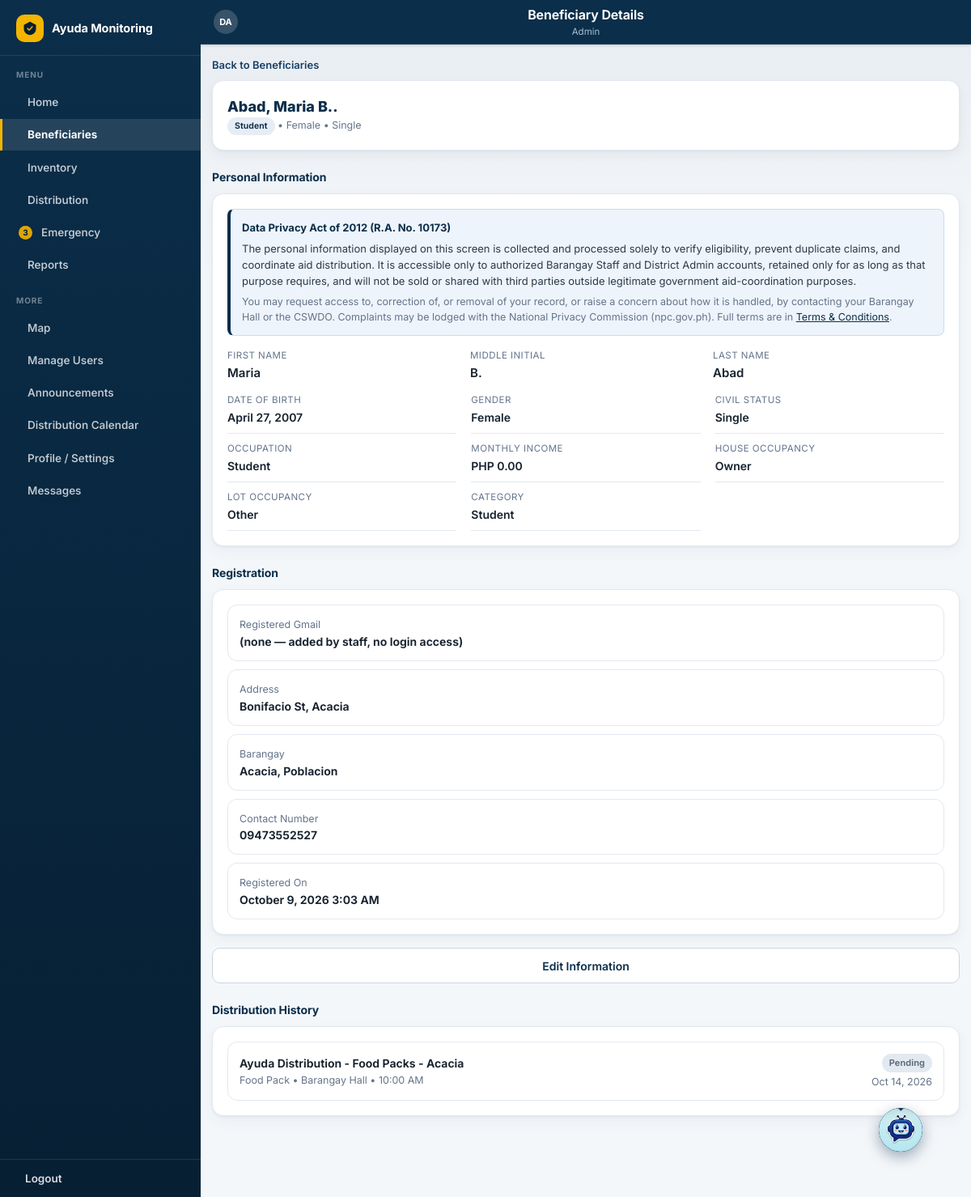
Page /beneficiary_detail.php?id=4363 (signed in) on the committed database.
### tables this page shows
CREATE TABLE `beneficiaries` (
  `id` int(11) NOT NULL AUTO_INCREMENT,
  `beneficiary_code` varchar(100) DEFAULT NULL,
  `full_name` varchar(150) NOT NULL,
  `first_name` varchar(100) DEFAULT NULL,
  `middle_initial` varchar(10) DEFAULT NULL,
  `last_name` varchar(100) DEFAULT NULL,
  `gender` enum('Female','Male','Prefer not to say') DEFAULT NULL,
  `civil_status` enum('Single','Married','Widowed','Separated/Annulled') DEFAULT NULL,
  `occupation` varchar(120) DEFAULT NULL,
  `daily_income` decimal(12,2) DEFAULT NULL,
  `monthly_income` decimal(12,2) DEFAULT NULL,
  `house_occupancy` enum('Owner','Renter','Sharer','Other') DEFAULT NULL,
  `lot_occupancy` enum('Owner','Renter','Sharer','Other') DEFAULT NULL,
  `date_of_birth` date DEFAULT NULL,
  `address` varchar(255) NOT NULL,
  `district_id` int(11) NOT NULL,
  `barangay_id` int(11) NOT NULL,
  `category` enum('Senior Citizen','Solo Parent','PWD','Indigent','Student') NOT NULL,
  `contact_number` varchar(20) DEFAULT NULL,
  `status` enum('pending','approved','rejected','returned') NOT NULL DEFAULT 'pending',
  `verification_step` enum('submitted','barangay','cswdo','approved') DEFAULT 'submitted',
  `is_duplicate` tinyint(1) NOT NULL DEFAULT 0,
  `password_hash` varchar(255) DEFAULT NULL,
  `approved_by` int(11) DEFAULT NULL,
  `approved_at` datetime DEFAULT NULL,
  `rejected_at` datetime DEFAULT NULL,
  `rejected_reason` varchar(255) DEFAULT NULL,
  `return_reason` varchar(255) DEFAULT NULL,
  `last_seen_updates_at` datetime DEFAULT NULL,
  `created_at` datetime DEFAULT current_timestamp(),
  `reset_token` varchar(64) DEFAULT NULL,
  `reset_expires` datetime DEFAULT NULL,
  PRIMARY KEY (`id`),
  UNIQUE KEY `beneficiary_code` (`beneficiary_code`),
  KEY `district_id` (`district_id`),
  KEY `barangay_id` (`barangay_id`),
  KEY `approved_by` (`approved_by`),
  CONSTRAINT `beneficiaries_ibfk_1` FOREIGN KEY (`district_id`) REFERENCES `districts` (`id`),
  CONSTRAINT `beneficiaries_ibfk_2` FOREIGN KEY (`barangay_id`) REFERENCES `barangays` (`id`),
  CONSTRAINT `beneficiaries_ibfk_3` FOREIGN KEY (`approved_by`) REFERENCES `users` (`id`) ON DELETE SET NULL
);

CREATE TABLE `barangays` (
  `id` int(11) NOT NULL AUTO_INCREMENT,
  `district_id` int(11) NOT NULL,
  `name` varchar(100) NOT NULL,
  `latitude` decimal(10,7) DEFAULT NULL,
  `longitude` decimal(10,7) DEFAULT NULL,
  PRIMARY KEY (`id`),
  KEY `district_id` (`district_id`),
  CONSTRAINT `barangays_ibfk_1` FOREIGN KEY (`district_id`) REFERENCES `districts` (`id`) ON DELETE CASCADE
);

CREATE TABLE `districts` (
  `id` int(11) NOT NULL AUTO_INCREMENT,
  `name` varchar(100) NOT NULL,
  PRIMARY KEY (`id`),
  UNIQUE KEY `name` (`name`)
);

### beneficiary_detail.php (the view, shortened to what this page needs)
<?php
require_once __DIR__ . '/includes/functions.php';
$id = (int)($_GET['id'] ?? 0);
$stmt = $pdo->prepare("
    SELECT b.*, br.name AS barangay_name, d.name AS district_name,
           u.full_name AS approved_by_name, u.role AS approved_by_role
    FROM beneficiaries b
    JOIN barangays br ON br.id = b.barangay_id
    JOIN districts d ON d.id = b.district_id
    LEFT JOIN users u ON u.id = b.approved_by
    WHERE b.id = ?
");
$stmt->execute([$id]);
$ben = $stmt->fetch();
$benCats = beneficiaryCategories($pdo, (int)$ben['id']);
$aidLabels = [
    'cash' => 'Cash Assistance', 'food_pack' => 'Food Pack',
    'relief_goods' => 'Relief Goods', 'hygiene' => 'Relief Goods',
    'sponsored' => 'Sponsored', 'other' => 'Other Aid',
];
$relLabels = [
    'pending' => ['Pending', 'badge', 'background:#e3e9f0;color:#5f6b7a;'],
    'released' => ['Released', 'badge badge-success', ''],
    'not_released' => ['Not released', 'badge badge-red', ''],
];
$history = [];
$schedStmt = $pdo->prepare("
    SELECT s.schedule_date, s.schedule_time, s.title, s.aid_type, s.venue, s.created_at,
           m.release_status, m.release_note, m.release_at,
           u.full_name AS released_by_name
    FROM distribution_schedule_members m
    JOIN distribution_schedules s ON s.id = m.schedule_id
    LEFT JOIN users u ON u.id = m.release_by
    WHERE m.beneficiary_id = ?
    ORDER BY COALESCE(s.schedule_date, DATE(s.created_at)) DESC
");
$schedStmt->execute([$id]);
foreach ($schedStmt->fetchAll() as $r) {
    $lbl = $aidLabels[$r['aid_type']] ?? (string)($r['aid_type'] ?: 'Aid Distribution');
    $history[] = [
        'date'    => $r['schedule_date'] ?: date('Y-m-d', strtotime($r['created_at'])),
        'title'   => e($r['title']),
        'detail'  => $lbl . ($r['venue'] ? ' &bull; ' . e($r['venue']) : '') . ($r['schedule_time'] ? ' &bull; ' . e(formatTime12($r['schedule_time'])) : ''),
        'status'  => $r['release_status'] ?: 'pending',
        'note'    => (string)$r['release_note'],
        'when'    => $r['release_at'],
        'who'     => (string)$r['released_by_name'],
    ];
}
usort($history, fn ($a, $b) => strcmp($b['date'], $a['date']));
?>
<!DOCTYPE html>
<html lang="en">
<head>
<link rel="stylesheet" href="assets/css/style.css?v=20261019b">
</head>
<body>
<div class="app-shell wide">
    <?php include __DIR__ . '/includes/app_header.php'; ?>
    <div class="content">
        <a href="beneficiaries.php" class="btn-link">Back to Beneficiaries</a>
        <div class="card mt-2">
            <div class="d-flex justify-between align-center flex-wrap gap-2">
                <div>
                    <div style="font-weight:800;font-size:18px;color:var(--navy);">
<?= e(displayName($ben['first_name'] ?? '', $ben['middle_initial'] ?? '', $ben['last_name'] ?? '') ?: formatName($ben['full_name'])) ?>
                    </div>
                    <div class="small text-muted"><?php foreach ($benCats as $bc): ?><span class="badge badge-navy" style="font-size:10.5px;"><?= e($bc) ?></span> <?php endforeach; ?><?php if (!empty($ben['gender'])): ?> &bull; <?= e($ben['gender']) ?><?php endif; ?><?php if (!empty($ben['civil_status'])): ?> &bull; <?= e($ben['civil_status']) ?><?php endif; ?></div>
                </div>
            </div>
        </div>
        <div class="section-title">Personal Information</div>
        <div class="card">
            <?= dataPrivacyNotice() ?>
            <div class="pf-name-row" style="margin-bottom:4px;">
                <?php foreach (['First Name' => $ben['first_name'] ?? '', 'Middle Initial' => $ben['middle_initial'] ?? '', 'Last Name' => $ben['last_name'] ?? ''] as $k => $v): ?>
                <div class="pf-field">
                    <div class="pf-k"><?= e($k) ?></div>
                    <div class="pf-v<?= trim((string)$v) === '' ? ' is-empty' : '' ?>"><?= trim((string)$v) !== '' ? e($v) : '&mdash;' ?></div>
                </div>
                <?php endforeach; ?>
            </div>
            <div class="pf-grid">
                <?php
                $dob = !empty($ben['date_of_birth']) ? date('F j, Y', strtotime($ben['date_of_birth'])) : '';
                $monthly = $ben['monthly_income'] ?? null;
                $profileFields = [
                    'Date of Birth'   => $dob,
                    'Gender'          => (string)($ben['gender'] ?? ''),
                    'Civil Status'    => (string)($ben['civil_status'] ?? ''),
                    'Occupation'      => (string)($ben['occupation'] ?? ''),
                    'Monthly Income'  => ($monthly !== null && $monthly !== '') ? 'PHP ' . number_format((float)$monthly, 2) : '',
                    'House Occupancy' => (string)($ben['house_occupancy'] ?? ''),
                    'Lot Occupancy'   => (string)($ben['lot_occupancy'] ?? ''),
                    'Category'        => implode(', ', $benCats),
                ];
                foreach ($profileFields as $k => $v): ?>
                <div class="pf-field">
                    <div class="pf-k"><?= e($k) ?></div>
                    <div class="pf-v<?= trim($v) === '' ? ' is-empty' : '' ?>"><?= trim($v) !== '' ? e($v) : 'Not set' ?></div>
                </div>
                <?php endforeach; ?>
            </div>
        </div>
        <div class="section-title">Registration</div>
        <div class="card">
            <div class="list-item"><div><div class="li-sub">Registered Gmail</div><div class="li-name"><?= e($ben['beneficiary_code'] ?: '(none — added by staff, no login access)') ?></div></div></div>
            <div class="list-item"><div><div class="li-sub">Address</div><div class="li-name"><?= e($ben['address']) ?></div></div></div>
            <div class="list-item"><div><div class="li-sub">Barangay</div><div class="li-name"><?= e($ben['barangay_name']) ?>, <?= e($ben['district_name']) ?></div></div></div>
            <?php if ($ben['contact_number']): ?>
            <div class="list-item"><div><div class="li-sub">Contact Number</div><div class="li-name"><?= e($ben['contact_number']) ?></div></div></div>
            <?php endif; ?>
            <div class="list-item"><div><div class="li-sub">Registered On</div><div class="li-name"><?= date('F j, Y g:i A', strtotime($ben['created_at'])) ?></div></div></div>
        </div>
        <button class="btn btn-outline btn-block" onclick="var f=document.getElementById('editForm'); f.style.display = f.style.display==='none' ? 'block' : 'none';">
            <?= svgIcon('edit', 15) ?> Edit Information
        </button>
        <div class="section-title">Distribution History</div>
        <div class="card">
            <?php foreach ($history as $h):
                [$stLabel, $stClass, $stStyle] = $relLabels[$h['status']] ?? $relLabels['pending'];
            ?>
                <div class="list-item">
                    <div style="min-width:0;">
                        <div class="li-name"><?= $h['title'] ?></div>
                        <div class="li-sub">
                            <?= $h['detail'] ?>
                        </div>
                    </div>
                    <div style="text-align:right;flex:0 0 auto;">
                        <span class="<?= e($stClass) ?>"<?= $stStyle !== '' ? ' style="' . $stStyle . '"' : '' ?>><?= e($stLabel) ?></span>
                        <div class="small text-muted" style="margin-top:3px;"><?= $h['date'] ? date('M j, Y', strtotime($h['date'])) : '' ?></div>
                    </div>
                </div>
<?php endforeach; ?>
    </div>
    <?php include __DIR__ . '/includes/app_bottomnav.php'; ?>
</div>
</body>
</html>

### rows in the picture
beneficiaries: first_name+middle_initial+last_name "Abad, Maria B..", gender "Female", civil_status "Single", first_name "Maria", middle_initial "B.", last_name "Abad", occupation "Student", house_occupancy "Owner", lot_occupancy "Other", category "Student", beneficiary_code "(none — added by staff, no login access)", address "Bonifacio St, Acacia", barangay.name "Acacia", district.name "Poblacion", contact_number "09473552527", created_at "October 9, 2026 3:03 AM"

### other values in the picture
$hdrTitle "Beneficiary Details"
$initials "DA"
$bc "Student"
$k "FIRST NAME"
$k "MIDDLE INITIAL"
$k "LAST NAME"
$k "DATE OF BIRTH"
$v "April 27, 2007"
$k "GENDER"
$k "CIVIL STATUS"
$k "OCCUPATION"
$k "MONTHLY INCOME"
$v "PHP 0.00"
$k "HOUSE OCCUPANCY"
$k "LOT OCCUPANCY"
